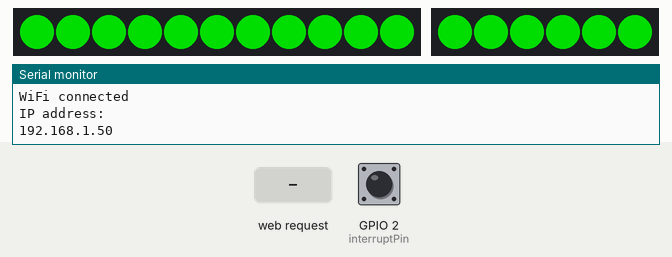
Simulated run of this sketch. Board: ESP8266 (NodeMCU). Parts: 11 RGB LEDs in strip order, left to right, 6 RGB LEDs in strip order, left to right, the last lines printed to the serial monitor. The test bench sets the inputs (shaded band); at power-on: GPIO 2 (interruptPin) HIGH. Dim RGB values are drawn brighter than linear; WiFi joins after 1.5 s; servers stay silent unless stated.

Above: at 1.6 s.
7.8 s: HTTP request GET /ledON received
At 8.5 s:
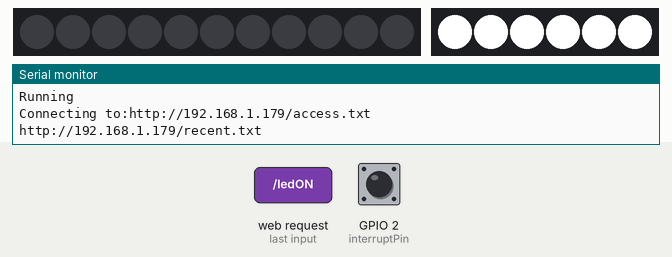
9.5 s: GPIO 2 (interruptPin) pulled LOW for 0.35 s
At 11.0 s:
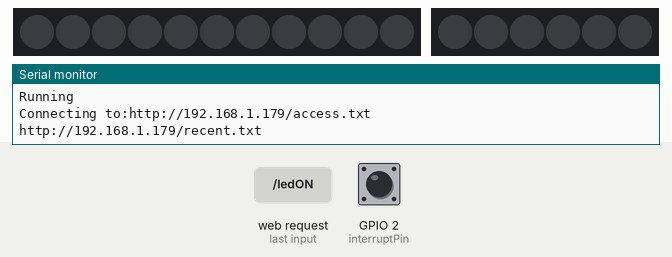
11.3 s: HTTP request GET /ledON?state=1 received
At 11.9 s:
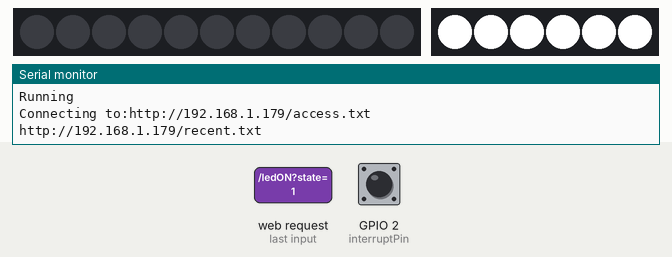
12.8 s: HTTP request GET /ledOff received
At 13.5 s:
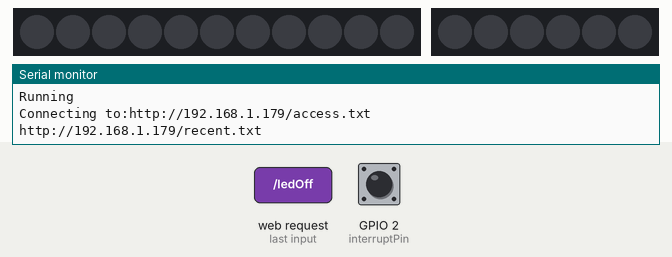
Timing chart, 0 to 15.3 s (numbered marks = the images above; inputs shaded):
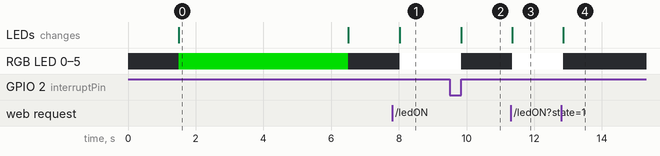

The sketch:

Connection.ino
```cpp
#include <Adafruit_NeoPixel.h>
#include <WiFiManager.h>
#include <ESP8266WiFi.h>
#include <WiFiUdp.h>
#include <ESP8266WiFi.h>
#include <ESP8266HTTPClient.h>
#include <Adafruit_NeoPixel.h>
#include <ESP8266WebServer.h>

#ifdef __AVR__
#include <avr/power.h>
#endif
//*********************************************************
// Which pin on the Arduino is connected to the NeoPixels for the Main Strip?
#define PIN            15
// How many NeoPixels are attached to the Arduino for the Main Strip?
#define NUMPIXELS      11
// Which pin on the Arduino is connected to the NeoPixels for the Indicator Strip?
#define IND 5
// How many NeoPixels are attached to the Arduino for the Indicator Strip?
#define LND 6
// Ip Address of Server (last 2 or 3 Digits of IP works best with static IP on the same subnet such as 10.42.252.179.
// 179 would be the number we want.
#define ipend 179
// Device Code 4 Char Alpha Numerical
String Code = "aaaa";
//Color in RGB
#define R 255
#define G 0
#define B 125
// The Pin for Which The Switch is connected to
const byte interruptPin = 2;
//**************************************************************
Adafruit_NeoPixel pixels = Adafruit_NeoPixel(NUMPIXELS, PIN, NEO_GRB + NEO_KHZ800);
Adafruit_NeoPixel ind = Adafruit_NeoPixel(LND, IND, NEO_GRB + NEO_KHZ800);
WiFiClient wifiClient;
WiFiUDP udp;
IPAddress ip;
ESP8266WebServer server(80); //Server on port 80
String Ip;
String Da;
String page = "";
int b = 0;

String Count;
String Stat;
//Our HTML webpage contents in program memory

void Indicator() {
  int count = 0;
  while (count < LND) {
    ind.setPixelColor(count, 255, 255, 255);
    count++;
  }
  ind.show();
}
void IndicatorON () {
  String state = server.arg("state");
  Indicator();
  server.send(200, "text/html", " <center><title> Device Stat </title><h1>Organization Device Status</h1> <h3> The Indicator Lights Are now on </h3> <form action = '/'> <input type='submit' value='Go Back' /></form> ");
}
void IndicatorOff () {
  String state = server.arg("state");
  for ( int i = 0; i < NUMPIXELS; i++) {
    ind.setPixelColor(i, pixels.Color(0, 0, 0)); // Moderately bright green color.
  }
  ind.show();
  server.send(200, "text/html", " <center><title> Device Stat </title><h1>Organization Device Status</h1> <h3> The Indicator Lights Are now off </h3> <form action = '/'> <input type='submit' value='Go Back' /></form> ");

}
void Clear() {
  for ( int i = 0; i < NUMPIXELS; i++) {
    // pixels.Color takes RGB values, from 0,0,0 up to 255,255,255
    pixels.setPixelColor(i, pixels.Color(0, 0, 0)); // OFF
    ind.setPixelColor(i, pixels.Color(0, 0, 0)); // OFF
  }
  pixels.show();
  ind.show();
}
void handleInterrupt() {
  Clear();
  Serial.println("Lights Cleared, Internupt was incountered");
}

void setup() {
  Serial.begin(115200);
  // Internet Connection With The Wifi Manager Libary
  WiFiManager wifiManager;
  wifiManager.autoConnect("Organization");
  pixels.begin(); // This initializes the NeoPixel library.
  ind.begin();
  Serial.println("");
  Serial.println("WiFi connected");
  Serial.println("IP address: ");
  Serial.println(WiFi.localIP());
  // Test the connected LEDS with a Green Color On Boot
  for (int i = 0; i < NUMPIXELS; i++) {

    // pixels.Color takes RGB values, from 0,0,0 up to 255,255,255
    pixels.setPixelColor(i, pixels.Color(0, 150, 0)); // Moderately bright green color.
    ind.setPixelColor(i, pixels.Color(0, 150, 0)); // Moderately bright green color.
    // Delay for a period of time (in milliseconds).

  }
  pixels.show(); // This sends the updated pixel color to the hardware.
  ind.show();
  delay(5000);
  Clear();

  server.on("/", []() {

    String Line1 = "<title> Esp Data</title><center> <h1>Sensor to Node MCU Web Server</h1> <h3>Server Checks:" + String(b) + "</h3> <h3> Status: " + String(Stat) + "</h3>  ";
    String Line2 = "<h3><a href='/ledON'>Turn On The Inidcator Lights</a></h3><h3><a href='/ledOff'>Turn Off The Inidcator Lights</a></h3> <h3>";
    String Line3 = "<input type='button' value='Refresh Page' onClick='location.href=location.href'></h3> </center>";
    String page = Line1 + Line2 + Line3;
    server.send(200, "text/html", page );
  });
  server.on("/ledON", IndicatorON);
  server.on("/ledOff", IndicatorOff);
  server.begin();                  //Start server
  Serial.println("HTTP server started");
  pinMode(interruptPin, INPUT_PULLUP);
  attachInterrupt(digitalPinToInterrupt(interruptPin), handleInterrupt, RISING);
  Serial.println("Interupt Attached");
}

void loop() {

  // For a set of NeoPixels the first NeoPixel is 0, second is 1, all the way up to the count of pixels minus one.
  Serial.println("Running");
  if (WiFi.status() == WL_CONNECTED) { //Check WiFi connection status
    Serial.print("Connecting to:");
    HTTPClient Check;
    HTTPClient http;  //De lare an object of class HTTPClient
    IPAddress ipstring = WiFi.localIP();
    Ip = String(ipstring[0]) + '.' + String(ipstring[1]) + '.' + String(ipstring[2]) + '.' + ipend ;
    String url = "http://" + Ip + "/access.txt";
    String Power = "http://" + Ip + "/recent.txt";
    Serial.println(url);
    Serial.println(Power);
    Check.begin(Power);
    int httpCode = Check.GET();                                                                  //Send the request
    if (httpCode > 0) { //Check the returning code
      String C = Check.getString();
      Serial.println("Checking Server");
      Serial.println("Got: " + C);
      if (C.toInt() > 100) {
        Check.end();
        Serial.println("Recent");
        http.begin(url);  //Specify request destination
        int bad = http.GET();
        Serial.print("Connecting:");
        Serial.println(bad);
        if (bad > 0) {
          Serial.println(url);
          String payload = http.getString();
          //Get the request response payload
          Serial.print("Got:");
          Serial.println(payload);    //Print the response payload
          if ( Code == payload.substring(0, 4)) {
            Serial.print("Got Code");
            Serial.println(payload.substring(0, 4));
            Serial.print("Got Data:");
            Serial.println(payload.substring(4));
            String D = payload.substring(4);
            int i = 0;
            Stat = "Got Data" + D;
            Serial.print("Pulled LED's:");
            Serial.println(D.substring(0,2).toInt());
            pixels.setPixelColor(D.substring(0,2).toInt() , R,G,B);
            Serial.println(D.substring(2,4).toInt());
            pixels.setPixelColor(D.substring(2,4).toInt() , R,G,B);
            Serial.println(D.substring(4,6).toInt());
            pixels.setPixelColor(D.substring(6,8).toInt() , R,G,B);
            Serial.println(D.substring(8,10).toInt());
            pixels.setPixelColor(D.substring(0,2).toInt() , R,G,B);
            Serial.println(D.substring(10,12).toInt());
            pixels.setPixelColor(D.substring(0,2).toInt() , R,G,B);
            Serial.println(D.substring(12,14).toInt());
            pixels.setPixelColor(D.substring(0,2).toInt() , R,G,B);
            pixels.show();
            Indicator();
            Da = "";

            delay(5000);
          }
          else {
            Serial.println("Not This Device");
            Stat = "Request Found. Not This Device";
          }
        }
      }
      else {
        Serial.println("Not Recent");
        Stat = "Checking Server";
        Check.end();
      }
      http.end();   //Close connection
      delay(1000);
    }
  }
  b++;
  delay(100);
  server.handleClient();

}
```

Measured:
- after the input at 7.8 s, RGB LED 0–5: off → RGB(255, 255, 255) after 0.22 s; the LEDs: change after 0.22 s (image 1)
- after the input at 9.5 s, RGB LED 0–5: RGB(255, 255, 255) → off after 0.35 s; the LEDs: change after 0.35 s (image 2)
- after the input at 11.3 s, RGB LED 0–5: off → RGB(255, 255, 255) after 0.05 s; the LEDs: change after 0.05 s (image 3)
- after the input at 12.8 s, RGB LED 0–5: RGB(255, 255, 255) → off after 0.06 s; the LEDs: change after 0.06 s (image 4)
- what the display in image 0 shows lasts 5.0 s, from 1.5 s to 6.5 s
